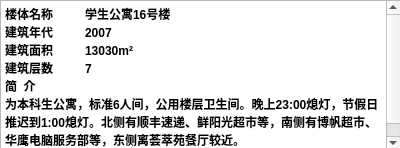
<?xml version="1.0" encoding="UTF-8"?>
<ui version="4.0">
 <class>a16shiliuhao</class>
 <widget class="QDialog" name="a16shiliuhao">
  <property name="geometry">
   <rect>
    <x>0</x>
    <y>0</y>
    <width>400</width>
    <height>148</height>
   </rect>
  </property>
  <property name="windowTitle">
   <string>Dialog</string>
  </property>
  <widget class="QTextBrowser" name="textBrowser">
   <property name="geometry">
    <rect>
     <x>0</x>
     <y>0</y>
     <width>401</width>
     <height>151</height>
    </rect>
   </property>
   <property name="html">
    <string>&lt;!DOCTYPE HTML PUBLIC &quot;-//W3C//DTD HTML 4.0//EN&quot; &quot;http://www.w3.org/TR/REC-html40/strict.dtd&quot;&gt;
&lt;html&gt;&lt;head&gt;&lt;meta name=&quot;qrichtext&quot; content=&quot;1&quot; /&gt;&lt;style type=&quot;text/css&quot;&gt;
p, li { white-space: pre-wrap; }
&lt;/style&gt;&lt;/head&gt;&lt;body style=&quot; font-family:'SimSun'; font-size:9pt; font-weight:400; font-style:normal;&quot;&gt;
&lt;p style=&quot; margin-top:0px; margin-bottom:0px; margin-left:0px; margin-right:0px; -qt-block-indent:0; text-indent:0px;&quot;&gt;&lt;span style=&quot; font-weight:600;&quot;&gt;楼体名称	学生公寓16号楼	&lt;/span&gt;&lt;/p&gt;
&lt;p style=&quot; margin-top:0px; margin-bottom:0px; margin-left:0px; margin-right:0px; -qt-block-indent:0; text-indent:0px;&quot;&gt;&lt;span style=&quot; font-weight:600;&quot;&gt;建筑年代	2007&lt;/span&gt;&lt;/p&gt;
&lt;p style=&quot; margin-top:0px; margin-bottom:0px; margin-left:0px; margin-right:0px; -qt-block-indent:0; text-indent:0px;&quot;&gt;&lt;span style=&quot; font-weight:600;&quot;&gt;建筑面积	13030m²	&lt;/span&gt;&lt;/p&gt;
&lt;p style=&quot; margin-top:0px; margin-bottom:0px; margin-left:0px; margin-right:0px; -qt-block-indent:0; text-indent:0px;&quot;&gt;&lt;span style=&quot; font-weight:600;&quot;&gt;建筑层数	7&lt;/span&gt;&lt;/p&gt;
&lt;p style=&quot; margin-top:0px; margin-bottom:0px; margin-left:0px; margin-right:0px; -qt-block-indent:0; text-indent:0px;&quot;&gt;&lt;span style=&quot; font-weight:600;&quot;&gt;简  介	&lt;/span&gt;&lt;/p&gt;
&lt;p style=&quot; margin-top:0px; margin-bottom:0px; margin-left:0px; margin-right:0px; -qt-block-indent:0; text-indent:0px;&quot;&gt;&lt;span style=&quot; font-weight:600;&quot;&gt;为本科生公寓，标准6人间，公用楼层卫生间。晚上23:00熄灯，节假日推迟到1:00熄灯。北侧有顺丰速递、鲜阳光超市等，南侧有博帆超市、华鹰电脑服务部等，东侧离荟萃苑餐厅较近。&lt;/span&gt;&lt;/p&gt;
&lt;p style=&quot;-qt-paragraph-type:empty; margin-top:0px; margin-bottom:0px; margin-left:0px; margin-right:0px; -qt-block-indent:0; text-indent:0px; font-weight:600;&quot;&gt;&lt;br /&gt;&lt;/p&gt;&lt;/body&gt;&lt;/html&gt;</string>
   </property>
  </widget>
 </widget>
 <resources/>
 <connections/>
</ui>
